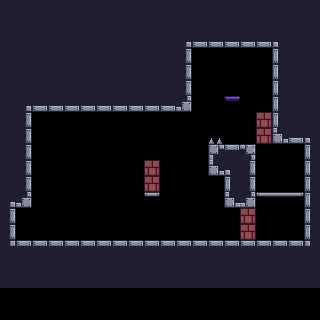

Rendered tile map (Tiled .tmx) drawn with the repository's tilesets; below, a short description and the full map source, tile grids included:
An orthogonal 20x20 tile map with 16x16 px tiles, 1 tile layer (Tile Layer 1) and 2 objects (player_spawn, goal).

<map version="1.2" tiledversion="1.3.3" orientation="orthogonal" renderorder="right-down" width="20" height="20" tilewidth="16" tileheight="16" infinite="0" nextlayerid="3" nextobjectid="6">
 <tileset firstgid="1" source="main_tileset.tsx" />
 <layer id="1" name="Tile Layer 1" width="20" height="20">
  <data encoding="csv">
212,212,212,212,212,212,212,212,212,212,212,212,212,212,212,212,212,212,212,212,
212,212,212,212,212,212,212,212,212,212,212,212,212,212,212,212,212,212,212,212,
212,212,212,212,212,212,212,212,212,212,212,184,242,242,242,242,242,185,212,212,
212,212,212,212,212,212,212,212,212,212,212,213,0,0,0,0,0,211,212,212,
212,212,212,212,212,212,212,212,212,212,212,213,0,0,0,0,0,211,212,212,
212,212,212,212,212,212,212,212,212,212,212,213,0,0,0,0,0,211,212,212,
212,184,242,242,242,242,242,242,242,242,242,243,0,0,36,0,0,211,212,212,
212,213,0,0,0,0,0,0,0,0,0,0,0,0,0,0,65,211,212,212,
212,213,0,0,0,0,0,0,0,0,0,0,0,37,0,0,65,241,242,185,
212,213,0,0,0,0,0,0,0,0,0,0,0,181,182,183,0,0,0,211,
212,213,0,0,0,0,0,0,0,65,0,0,0,241,185,213,0,0,0,211,
212,213,0,0,0,0,0,0,0,65,0,0,0,0,211,213,0,0,0,211,
184,243,0,0,0,0,0,0,0,35,0,0,0,0,241,243,5,6,7,211,
213,0,0,0,0,0,0,0,0,0,0,0,0,0,0,65,0,0,0,211,
213,0,0,0,0,0,0,0,0,0,0,0,0,0,0,65,0,0,0,211,
214,182,182,182,182,182,182,182,182,182,182,182,182,182,182,182,182,182,182,215,
212,212,212,212,212,212,212,212,212,212,212,212,212,212,212,212,212,212,212,212,
212,212,212,212,212,212,212,212,212,212,212,212,212,212,212,212,212,212,212,212,
0,0,0,0,0,0,0,0,0,0,0,0,0,0,0,0,0,0,0,0,
0,0,0,0,0,0,0,0,0,0,0,0,0,0,0,0,0,0,0,0
</data>
 </layer>
 <objectgroup id="2" name="Object Layer 1">
  <object id="2" name="player_spawn" x="48" y="208" width="16" height="32" />
  <object id="3" name="goal" x="224" y="80" width="16" height="16" />
 </objectgroup>
</map>
